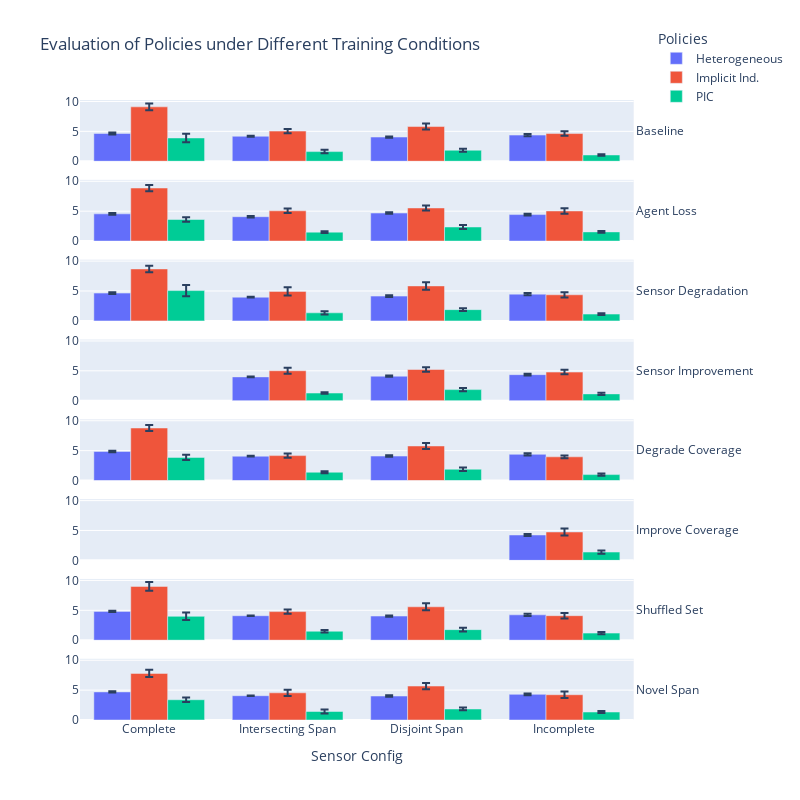

Notebook cell for this chart:
### Code cell
## Bar Comparisons
fig = px.bar(
    summary,
    x="sensor_config",
    y="mean",
    color="policy_type",
    barmode="group",
    facet_row="eval_type",
    error_y="ci95",
    hover_data=["n","se"],
    title="Evaluation of Policies under Different Training Conditions"
)
fig.for_each_annotation(
    # Remove "sensor_conf=__"
    lambda a: a.update(text=(a.text.split("=")[-1]), textangle = 0)
)

fig.update_layout(
    legend=dict(
        x=1.02,   # just outside the plotting area
        y=1.12,
        xanchor="left",
        yanchor="top"
    ),
    xaxis_title = "Sensor Config",
    legend_title_text = "Policies",
    width=800, height=800,
)
fig.for_each_yaxis(lambda y: y.update(title=""))
fig.write_image(f"eval_scale.png")
fig.show()

### Figure 1 — Plotly figure (JSON) as saved in the notebook; plotly's stock layout.template omitted (floating-point values rounded to 4 significant figures)
{"data": [{"alignmentgroup": "True", "customdata": [[30.0, 0.07938], [30.0, 0.05126], [30.0, 0.05704], [30.0, 0.0882]], "error_y": {"array": [0.1556, 0.1005, 0.1118, 0.1729]}, "hovertemplate": "policy_type=Heterogeneous<br>eval_type=Baseline<br>sensor_config=%{x}<br>mean=%{y}<br>n=%{customdata[0]}<br>se=%{customdata[1]}<extra></extra>", "legendgroup": "Heterogeneous", "marker": {"color": "#636efa", "pattern": {"shape": ""}}, "name": "Heterogeneous", "offsetgroup": "Heterogeneous", "orientation": "v", "showlegend": true, "textposition": "auto", "type": "bar", "x": ["Complete", "Intersecting Span", "Disjoint Span", "Incomplete"], "xaxis": "x8", "y": [4.643, 4.177, 4.045, 4.373], "yaxis": "y8"}, {"alignmentgroup": "True", "customdata": [[30.0, 0.0794], [30.0, 0.05891], [30.0, 0.06894], [30.0, 0.08094]], "error_y": {"array": [0.1556, 0.1155, 0.1351, 0.1586]}, "hovertemplate": "policy_type=Heterogeneous<br>eval_type=Agent Loss<br>sensor_config=%{x}<br>mean=%{y}<br>n=%{customdata[0]}<br>se=%{customdata[1]}<extra></extra>", "legendgroup": "Heterogeneous", "marker": {"color": "#636efa", "pattern": {"shape": ""}}, "name": "Heterogeneous", "offsetgroup": "Heterogeneous", "orientation": "v", "showlegend": false, "textposition": "auto", "type": "bar", "x": ["Complete", "Intersecting Span", "Disjoint Span", "Incomplete"], "xaxis": "x7", "y": [4.552, 4.076, 4.688, 4.431], "yaxis": "y7"}, {"alignmentgroup": "True", "customdata": [[30.0, 0.06956], [30.0, 0.02922], [30.0, 0.06867], [30.0, 0.09638]], "error_y": {"array": [0.1363, 0.05726, 0.1346, 0.1889]}, "hovertemplate": "policy_type=Heterogeneous<br>eval_type=Sensor Degradation<br>sensor_config=%{x}<br>mean=%{y}<br>n=%{customdata[0]}<br>se=%{customdata[1]}<extra></extra>", "legendgroup": "Heterogeneous", "marker": {"color": "#636efa", "pattern": {"shape": ""}}, "name": "Heterogeneous", "offsetgroup": "Heterogeneous", "orientation": "v", "showlegend": false, "textposition": "auto", "type": "bar", "x": ["Complete", "Intersecting Span", "Disjoint Span", "Incomplete"], "xaxis": "x6", "y": [4.645, 3.961, 4.145, 4.475], "yaxis": "y6"}, {"alignmentgroup": "True", "customdata": [[30.0, 0.03507], [30.0, 0.05415], [30.0, 0.08025]], "error_y": {"array": [0.06875, 0.1061, 0.1573]}, "hovertemplate": "policy_type=Heterogeneous<br>eval_type=Sensor Improvement<br>sensor_config=%{x}<br>mean=%{y}<br>n=%{customdata[0]}<br>se=%{customdata[1]}<extra></extra>", "legendgroup": "Heterogeneous", "marker": {"color": "#636efa", "pattern": {"shape": ""}}, "name": "Heterogeneous", "offsetgroup": "Heterogeneous", "orientation": "v", "showlegend": false, "textposition": "auto", "type": "bar", "x": ["Intersecting Span", "Disjoint Span", "Incomplete"], "xaxis": "x5", "y": [3.988, 4.105, 4.358], "yaxis": "y5"}, {"alignmentgroup": "True", "customdata": [[30.0, 0.06352], [30.0, 0.02821], [30.0, 0.0598], [30.0, 0.09626]], "error_y": {"array": [0.1245, 0.05529, 0.1172, 0.1887]}, "hovertemplate": "policy_type=Heterogeneous<br>eval_type=Degrade Coverage<br>sensor_config=%{x}<br>mean=%{y}<br>n=%{customdata[0]}<br>se=%{customdata[1]}<extra></extra>", "legendgroup": "Heterogeneous", "marker": {"color": "#636efa", "pattern": {"shape": ""}}, "name": "Heterogeneous", "offsetgroup": "Heterogeneous", "orientation": "v", "showlegend": false, "textposition": "auto", "type": "bar", "x": ["Complete", "Intersecting Span", "Disjoint Span", "Incomplete"], "xaxis": "x4", "y": [4.858, 4.071, 4.093, 4.381], "yaxis": "y4"}, {"alignmentgroup": "True", "customdata": [[30.0, 0.08901]], "error_y": {"array": [0.1745]}, "hovertemplate": "policy_type=Heterogeneous<br>eval_type=Improve Coverage<br>sensor_config=%{x}<br>mean=%{y}<br>n=%{customdata[0]}<br>se=%{customdata[1]}<extra></extra>", "legendgroup": "Heterogeneous", "marker": {"color": "#636efa", "pattern": {"shape": ""}}, "name": "Heterogeneous", "offsetgroup": "Heterogeneous", "orientation": "v", "showlegend": false, "textposition": "auto", "type": "bar", "x": ["Incomplete"], "xaxis": "x3", "y": [4.242], "yaxis": "y3"}, {"alignmentgroup": "True", "customdata": [[30.0, 0.05698], [30.0, 0.02573], [30.0, 0.05543], [30.0, 0.09335]], "error_y": {"array": [0.1117, 0.05044, 0.1086, 0.183]}, "hovertemplate": "policy_type=Heterogeneous<br>eval_type=Shuffled Set<br>sensor_config=%{x}<br>mean=%{y}<br>n=%{customdata[0]}<br>se=%{customdata[1]}<extra></extra>", "legendgroup": "Heterogeneous", "marker": {"color": "#636efa", "pattern": {"shape": ""}}, "name": "Heterogeneous", "offsetgroup": "Heterogeneous", "orientation": "v", "showlegend": false, "textposition": "auto", "type": "bar", "x": ["Complete", "Intersecting Span", "Disjoint Span", "Incomplete"], "xaxis": "x2", "y": [4.818, 4.09, 4.038, 4.243], "yaxis": "y2"}, {"alignmentgroup": "True", "customdata": [[30.0, 0.05552], [30.0, 0.02021], [30.0, 0.05825], [30.0, 0.07463]], "error_y": {"array": [0.1088, 0.03961, 0.1142, 0.1463]}, "hovertemplate": "policy_type=Heterogeneous<br>eval_type=Novel Span<br>sensor_config=%{x}<br>mean=%{y}<br>n=%{customdata[0]}<br>se=%{customdata[1]}<extra></extra>", "legendgroup": "Heterogeneous", "marker": {"color": "#636efa", "pattern": {"shape": ""}}, "name": "Heterogeneous", "offsetgroup": "Heterogeneous", "orientation": "v", "showlegend": false, "textposition": "auto", "type": "bar", "x": ["Complete", "Intersecting Span", "Disjoint Span", "Incomplete"], "xaxis": "x", "y": [4.7, 4.063, 4.011, 4.29], "yaxis": "y"}, {"alignmentgroup": "True", "customdata": [[30.0, 0.2877], [30.0, 0.1855], [30.0, 0.2509], [30.0, 0.1949]], "error_y": {"array": [0.564, 0.3635, 0.4918, 0.382]}, "hovertemplate": "policy_type=Implicit Ind.<br>eval_type=Baseline<br>sensor_config=%{x}<br>mean=%{y}<br>n=%{customdata[0]}<br>se=%{customdata[1]}<extra></extra>", "legendgroup": "Implicit Ind.", "marker": {"color": "#EF553B", "pattern": {"shape": ""}}, "name": "Implicit Ind.", "offsetgroup": "Implicit Ind.", "orientation": "v", "showlegend": true, "textposition": "auto", "type": "bar", "x": ["Complete", "Intersecting Span", "Disjoint Span", "Incomplete"], "xaxis": "x8", "y": [9.099, 5.04, 5.805, 4.631], "yaxis": "y8"}, {"alignmentgroup": "True", "customdata": [[30.0, 0.2657], [30.0, 0.1885], [30.0, 0.2167], [30.0, 0.2297]], "error_y": {"array": [0.5207, 0.3695, 0.4247, 0.4502]}, "hovertemplate": "policy_type=Implicit Ind.<br>eval_type=Agent Loss<br>sensor_config=%{x}<br>mean=%{y}<br>n=%{customdata[0]}<br>se=%{customdata[1]}<extra></extra>", "legendgroup": "Implicit Ind.", "marker": {"color": "#EF553B", "pattern": {"shape": ""}}, "name": "Implicit Ind.", "offsetgroup": "Implicit Ind.", "orientation": "v", "showlegend": false, "textposition": "auto", "type": "bar", "x": ["Complete", "Intersecting Span", "Disjoint Span", "Incomplete"], "xaxis": "x7", "y": [8.873, 5.06, 5.536, 5.033], "yaxis": "y7"}, {"alignmentgroup": "True", "customdata": [[30.0, 0.2752], [30.0, 0.3504], [30.0, 0.3231], [30.0, 0.2258]], "error_y": {"array": [0.5394, 0.6868, 0.6333, 0.4425]}, "hovertemplate": "policy_type=Implicit Ind.<br>eval_type=Sensor Degradation<br>sensor_config=%{x}<br>mean=%{y}<br>n=%{customdata[0]}<br>se=%{customdata[1]}<extra></extra>", "legendgroup": "Implicit Ind.", "marker": {"color": "#EF553B", "pattern": {"shape": ""}}, "name": "Implicit Ind.", "offsetgroup": "Implicit Ind.", "orientation": "v", "showlegend": false, "textposition": "auto", "type": "bar", "x": ["Complete", "Intersecting Span", "Disjoint Span", "Incomplete"], "xaxis": "x6", "y": [8.692, 4.934, 5.849, 4.367], "yaxis": "y6"}, {"alignmentgroup": "True", "customdata": [[30.0, 0.2503], [30.0, 0.1819], [30.0, 0.1909]], "error_y": {"array": [0.4906, 0.3566, 0.3741]}, "hovertemplate": "policy_type=Implicit Ind.<br>eval_type=Sensor Improvement<br>sensor_config=%{x}<br>mean=%{y}<br>n=%{customdata[0]}<br>se=%{customdata[1]}<extra></extra>", "legendgroup": "Implicit Ind.", "marker": {"color": "#EF553B", "pattern": {"shape": ""}}, "name": "Implicit Ind.", "offsetgroup": "Implicit Ind.", "orientation": "v", "showlegend": false, "textposition": "auto", "type": "bar", "x": ["Intersecting Span", "Disjoint Span", "Incomplete"], "xaxis": "x5", "y": [5.009, 5.222, 4.787], "yaxis": "y5"}, {"alignmentgroup": "True", "customdata": [[30.0, 0.2527], [30.0, 0.1731], [30.0, 0.2495], [30.0, 0.1215]], "error_y": {"array": [0.4953, 0.3393, 0.4889, 0.2382]}, "hovertemplate": "policy_type=Implicit Ind.<br>eval_type=Degrade Coverage<br>sensor_config=%{x}<br>mean=%{y}<br>n=%{customdata[0]}<br>se=%{customdata[1]}<extra></extra>", "legendgroup": "Implicit Ind.", "marker": {"color": "#EF553B", "pattern": {"shape": ""}}, "name": "Implicit Ind.", "offsetgroup": "Implicit Ind.", "orientation": "v", "showlegend": false, "textposition": "auto", "type": "bar", "x": ["Complete", "Intersecting Span", "Disjoint Span", "Incomplete"], "xaxis": "x4", "y": [8.79, 4.169, 5.783, 3.963], "yaxis": "y4"}, {"alignmentgroup": "True", "customdata": [[30.0, 0.2959]], "error_y": {"array": [0.58]}, "hovertemplate": "policy_type=Implicit Ind.<br>eval_type=Improve Coverage<br>sensor_config=%{x}<br>mean=%{y}<br>n=%{customdata[0]}<br>se=%{customdata[1]}<extra></extra>", "legendgroup": "Implicit Ind.", "marker": {"color": "#EF553B", "pattern": {"shape": ""}}, "name": "Implicit Ind.", "offsetgroup": "Implicit Ind.", "orientation": "v", "showlegend": false, "textposition": "auto", "type": "bar", "x": ["Incomplete"], "xaxis": "x3", "y": [4.746], "yaxis": "y3"}, {"alignmentgroup": "True", "customdata": [[30.0, 0.3755], [30.0, 0.1782], [30.0, 0.2991], [30.0, 0.2378]], "error_y": {"array": [0.7359, 0.3493, 0.5862, 0.4661]}, "hovertemplate": "policy_type=Implicit Ind.<br>eval_type=Shuffled Set<br>sensor_config=%{x}<br>mean=%{y}<br>n=%{customdata[0]}<br>se=%{customdata[1]}<extra></extra>", "legendgroup": "Implicit Ind.", "marker": {"color": "#EF553B", "pattern": {"shape": ""}}, "name": "Implicit Ind.", "offsetgroup": "Implicit Ind.", "orientation": "v", "showlegend": false, "textposition": "auto", "type": "bar", "x": ["Complete", "Intersecting Span", "Disjoint Span", "Incomplete"], "xaxis": "x2", "y": [8.997, 4.78, 5.583, 4.099], "yaxis": "y2"}, {"alignmentgroup": "True", "customdata": [[30.0, 0.31], [30.0, 0.261], [30.0, 0.2623], [30.0, 0.2743]], "error_y": {"array": [0.6076, 0.5116, 0.5141, 0.5377]}, "hovertemplate": "policy_type=Implicit Ind.<br>eval_type=Novel Span<br>sensor_config=%{x}<br>mean=%{y}<br>n=%{customdata[0]}<br>se=%{customdata[1]}<extra></extra>", "legendgroup": "Implicit Ind.", "marker": {"color": "#EF553B", "pattern": {"shape": ""}}, "name": "Implicit Ind.", "offsetgroup": "Implicit Ind.", "orientation": "v", "showlegend": false, "textposition": "auto", "type": "bar", "x": ["Complete", "Intersecting Span", "Disjoint Span", "Incomplete"], "xaxis": "x", "y": [7.795, 4.546, 5.681, 4.23], "yaxis": "y"}, {"alignmentgroup": "True", "customdata": [[30.0, 0.3681], [30.0, 0.1511], [30.0, 0.1304], [30.0, 0.07022]], "error_y": {"array": [0.7215, 0.2961, 0.2556, 0.1376]}, "hovertemplate": "policy_type=PIC<br>eval_type=Baseline<br>sensor_config=%{x}<br>mean=%{y}<br>n=%{customdata[0]}<br>se=%{customdata[1]}<extra></extra>", "legendgroup": "PIC", "marker": {"color": "#00cc96", "pattern": {"shape": ""}}, "name": "PIC", "offsetgroup": "PIC", "orientation": "v", "showlegend": true, "textposition": "auto", "type": "bar", "x": ["Complete", "Intersecting Span", "Disjoint Span", "Incomplete"], "xaxis": "x8", "y": [3.892, 1.611, 1.841, 1.046], "yaxis": "y8"}, {"alignmentgroup": "True", "customdata": [[30.0, 0.1982], [30.0, 0.06889], [30.0, 0.1792], [30.0, 0.07877]], "error_y": {"array": [0.3884, 0.135, 0.3512, 0.1544]}, "hovertemplate": "policy_type=PIC<br>eval_type=Agent Loss<br>sensor_config=%{x}<br>mean=%{y}<br>n=%{customdata[0]}<br>se=%{customdata[1]}<extra></extra>", "legendgroup": "PIC", "marker": {"color": "#00cc96", "pattern": {"shape": ""}}, "name": "PIC", "offsetgroup": "PIC", "orientation": "v", "showlegend": false, "textposition": "auto", "type": "bar", "x": ["Complete", "Intersecting Span", "Disjoint Span", "Incomplete"], "xaxis": "x7", "y": [3.605, 1.492, 2.352, 1.53], "yaxis": "y7"}, {"alignmentgroup": "True", "customdata": [[30.0, 0.4748], [30.0, 0.1342], [30.0, 0.1202], [30.0, 0.07722]], "error_y": {"array": [0.9306, 0.2631, 0.2356, 0.1514]}, "hovertemplate": "policy_type=PIC<br>eval_type=Sensor Degradation<br>sensor_config=%{x}<br>mean=%{y}<br>n=%{customdata[0]}<br>se=%{customdata[1]}<extra></extra>", "legendgroup": "PIC", "marker": {"color": "#00cc96", "pattern": {"shape": ""}}, "name": "PIC", "offsetgroup": "PIC", "orientation": "v", "showlegend": false, "textposition": "auto", "type": "bar", "x": ["Complete", "Intersecting Span", "Disjoint Span", "Incomplete"], "xaxis": "x6", "y": [5.068, 1.345, 1.881, 1.135], "yaxis": "y6"}, {"alignmentgroup": "True", "customdata": [[30.0, 0.06582], [30.0, 0.1446], [30.0, 0.09158]], "error_y": {"array": [0.129, 0.2834, 0.1795]}, "hovertemplate": "policy_type=PIC<br>eval_type=Sensor Improvement<br>sensor_config=%{x}<br>mean=%{y}<br>n=%{customdata[0]}<br>se=%{customdata[1]}<extra></extra>", "legendgroup": "PIC", "marker": {"color": "#00cc96", "pattern": {"shape": ""}}, "name": "PIC", "offsetgroup": "PIC", "orientation": "v", "showlegend": false, "textposition": "auto", "type": "bar", "x": ["Intersecting Span", "Disjoint Span", "Incomplete"], "xaxis": "x5", "y": [1.281, 1.855, 1.14], "yaxis": "y5"}, {"alignmentgroup": "True", "customdata": [[30.0, 0.2287], [30.0, 0.08362], [30.0, 0.142], [30.0, 0.09205]], "error_y": {"array": [0.4483, 0.1639, 0.2783, 0.1804]}, "hovertemplate": "policy_type=PIC<br>eval_type=Degrade Coverage<br>sensor_config=%{x}<br>mean=%{y}<br>n=%{customdata[0]}<br>se=%{customdata[1]}<extra></extra>", "legendgroup": "PIC", "marker": {"color": "#00cc96", "pattern": {"shape": ""}}, "name": "PIC", "offsetgroup": "PIC", "orientation": "v", "showlegend": false, "textposition": "auto", "type": "bar", "x": ["Complete", "Intersecting Span", "Disjoint Span", "Incomplete"], "xaxis": "x4", "y": [3.873, 1.39, 1.891, 0.9908], "yaxis": "y4"}, {"alignmentgroup": "True", "customdata": [[30.0, 0.1418]], "error_y": {"array": [0.2779]}, "hovertemplate": "policy_type=PIC<br>eval_type=Improve Coverage<br>sensor_config=%{x}<br>mean=%{y}<br>n=%{customdata[0]}<br>se=%{customdata[1]}<extra></extra>", "legendgroup": "PIC", "marker": {"color": "#00cc96", "pattern": {"shape": ""}}, "name": "PIC", "offsetgroup": "PIC", "orientation": "v", "showlegend": false, "textposition": "auto", "type": "bar", "x": ["Incomplete"], "xaxis": "x3", "y": [1.387], "yaxis": "y3"}, {"alignmentgroup": "True", "customdata": [[30.0, 0.3215], [30.0, 0.1092], [30.0, 0.1633], [30.0, 0.08968]], "error_y": {"array": [0.6301, 0.214, 0.3202, 0.1758]}, "hovertemplate": "policy_type=PIC<br>eval_type=Shuffled Set<br>sensor_config=%{x}<br>mean=%{y}<br>n=%{customdata[0]}<br>se=%{customdata[1]}<extra></extra>", "legendgroup": "PIC", "marker": {"color": "#00cc96", "pattern": {"shape": ""}}, "name": "PIC", "offsetgroup": "PIC", "orientation": "v", "showlegend": false, "textposition": "auto", "type": "bar", "x": ["Complete", "Intersecting Span", "Disjoint Span", "Incomplete"], "xaxis": "x2", "y": [3.989, 1.498, 1.765, 1.182], "yaxis": "y2"}, {"alignmentgroup": "True", "customdata": [[30.0, 0.199], [30.0, 0.1646], [30.0, 0.1184], [30.0, 0.08876]], "error_y": {"array": [0.39, 0.3226, 0.232, 0.174]}, "hovertemplate": "policy_type=PIC<br>eval_type=Novel Span<br>sensor_config=%{x}<br>mean=%{y}<br>n=%{customdata[0]}<br>se=%{customdata[1]}<extra></extra>", "legendgroup": "PIC", "marker": {"color": "#00cc96", "pattern": {"shape": ""}}, "name": "PIC", "offsetgroup": "PIC", "orientation": "v", "showlegend": false, "textposition": "auto", "type": "bar", "x": ["Complete", "Intersecting Span", "Disjoint Span", "Incomplete"], "xaxis": "x", "y": [3.389, 1.425, 1.844, 1.335], "yaxis": "y"}], "layout": {"annotations": [{"font": {}, "showarrow": false, "text": "Novel Span", "textangle": 0, "x": 0.98, "xanchor": "left", "xref": "paper", "y": 0.04938, "yanchor": "middle", "yref": "paper"}, {"font": {}, "showarrow": false, "text": "Shuffled Set", "textangle": 0, "x": 0.98, "xanchor": "left", "xref": "paper", "y": 0.1781, "yanchor": "middle", "yref": "paper"}, {"font": {}, "showarrow": false, "text": "Improve Coverage", "textangle": 0, "x": 0.98, "xanchor": "left", "xref": "paper", "y": 0.3069, "yanchor": "middle", "yref": "paper"}, {"font": {}, "showarrow": false, "text": "Degrade Coverage", "textangle": 0, "x": 0.98, "xanchor": "left", "xref": "paper", "y": 0.4356, "yanchor": "middle", "yref": "paper"}, {"font": {}, "showarrow": false, "text": "Sensor Improvement", "textangle": 0, "x": 0.98, "xanchor": "left", "xref": "paper", "y": 0.5644, "yanchor": "middle", "yref": "paper"}, {"font": {}, "showarrow": false, "text": "Sensor Degradation", "textangle": 0, "x": 0.98, "xanchor": "left", "xref": "paper", "y": 0.6931, "yanchor": "middle", "yref": "paper"}, {"font": {}, "showarrow": false, "text": "Agent Loss", "textangle": 0, "x": 0.98, "xanchor": "left", "xref": "paper", "y": 0.8219, "yanchor": "middle", "yref": "paper"}, {"font": {}, "showarrow": false, "text": "Baseline", "textangle": 0, "x": 0.98, "xanchor": "left", "xref": "paper", "y": 0.9506, "yanchor": "middle", "yref": "paper"}], "barmode": "group", "height": 800, "legend": {"title": {"text": "Policies"}, "tracegroupgap": 0, "x": 1.02, "xanchor": "left", "y": 1.12, "yanchor": "top"}, "title": {"text": "Evaluation of Policies under Different Training Conditions"}, "width": 800, "xaxis": {"anchor": "y", "domain": [0, 0.98], "title": {"text": "Sensor Config"}}, "xaxis2": {"anchor": "y2", "domain": [0, 0.98], "matches": "x", "showticklabels": false}, "xaxis3": {"anchor": "y3", "domain": [0, 0.98], "matches": "x", "showticklabels": false}, "xaxis4": {"anchor": "y4", "domain": [0, 0.98], "matches": "x", "showticklabels": false}, "xaxis5": {"anchor": "y5", "domain": [0, 0.98], "matches": "x", "showticklabels": false}, "xaxis6": {"anchor": "y6", "domain": [0, 0.98], "matches": "x", "showticklabels": false}, "xaxis7": {"anchor": "y7", "domain": [0, 0.98], "matches": "x", "showticklabels": false}, "xaxis8": {"anchor": "y8", "domain": [0, 0.98], "matches": "x", "showticklabels": false}, "yaxis": {"anchor": "x", "domain": [0, 0.09875], "title": {"text": ""}}, "yaxis2": {"anchor": "x2", "domain": [0.1288, 0.2275], "matches": "y", "title": {"text": ""}}, "yaxis3": {"anchor": "x3", "domain": [0.2575, 0.3563], "matches": "y", "title": {"text": ""}}, "yaxis4": {"anchor": "x4", "domain": [0.3862, 0.485], "matches": "y", "title": {"text": ""}}, "yaxis5": {"anchor": "x5", "domain": [0.515, 0.6138], "matches": "y", "title": {"text": ""}}, "yaxis6": {"anchor": "x6", "domain": [0.6438, 0.7425], "matches": "y", "title": {"text": ""}}, "yaxis7": {"anchor": "x7", "domain": [0.7725, 0.8712], "matches": "y", "title": {"text": ""}}, "yaxis8": {"anchor": "x8", "domain": [0.9012, 1], "matches": "y", "title": {"text": ""}}}}
